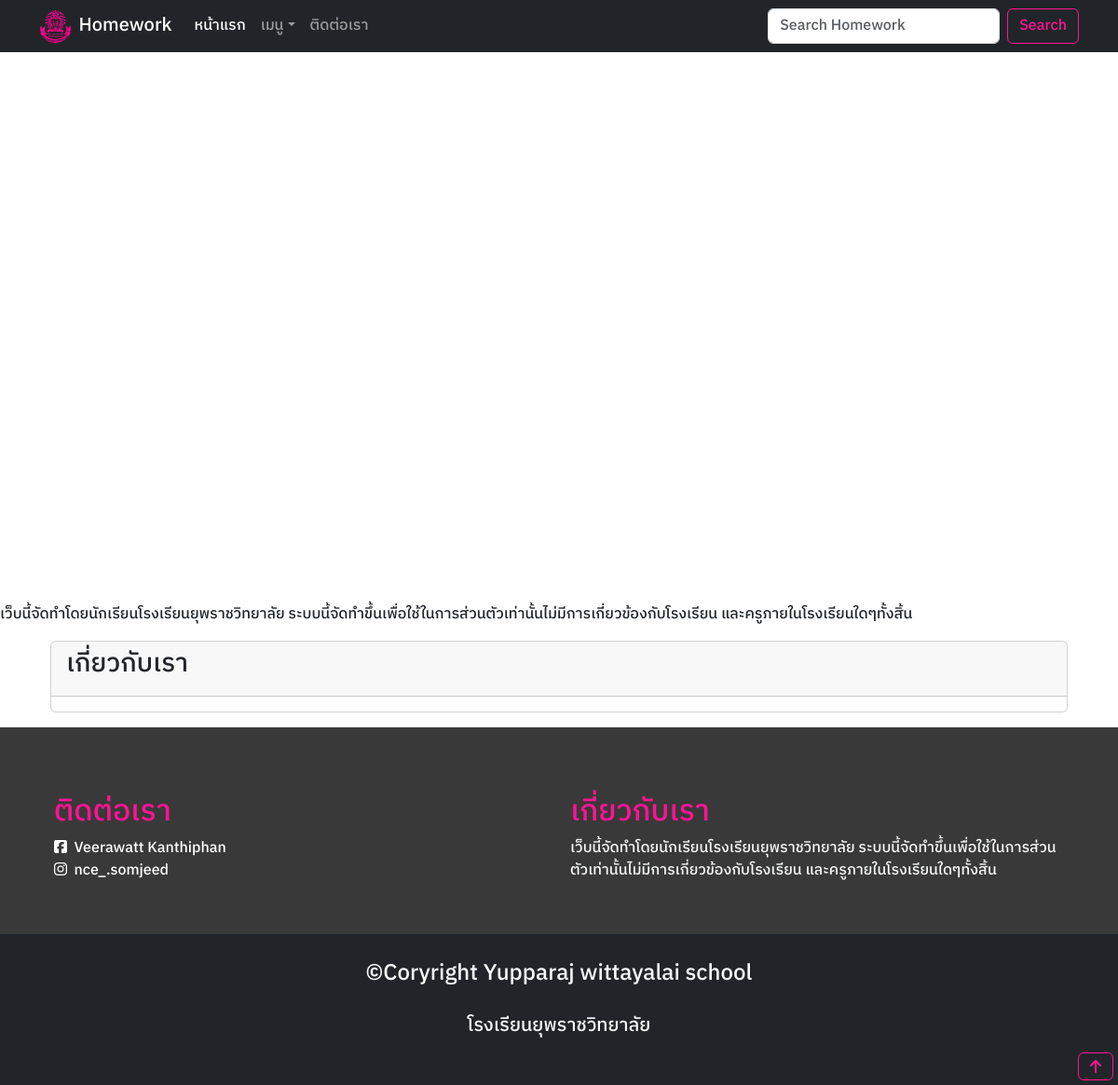
The page /about.php on the database as committed earlier.
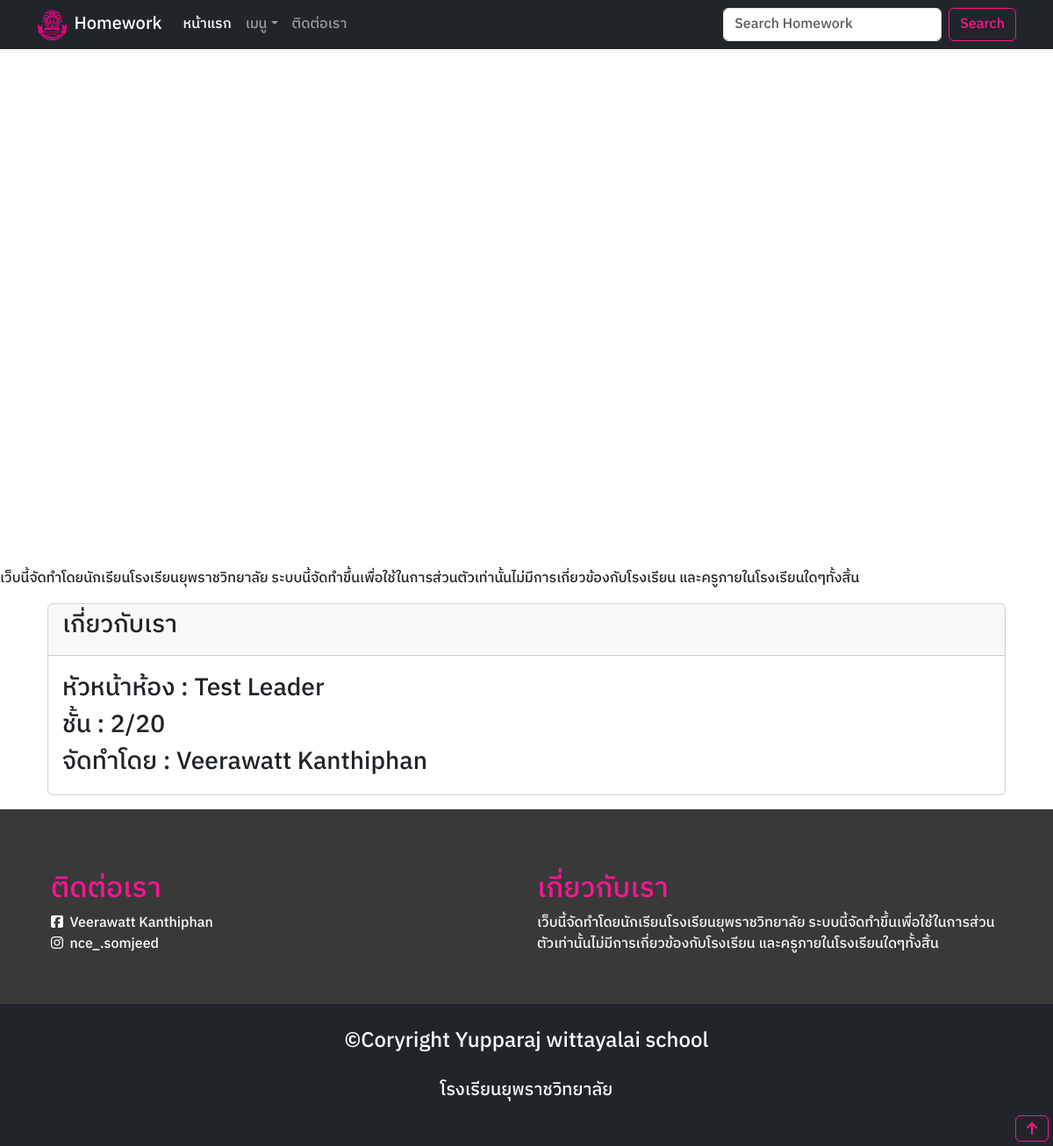
The same page on the database as committed later.
### tables this page shows
CREATE TABLE `web` (
  `id` int(11) NOT NULL,
  `leader` varchar(255) NOT NULL,
  `class` varchar(255) NOT NULL,
  `owner` varchar(255) NOT NULL
);

### about.php (the view, shortened to what this page needs)
<?php
require_once "config/conn-mysqli.php";
$sql = "SELECT * FROM web WHERE id = 1";
$result = $connect->query($sql);
?>
<!doctype html>
<html lang="en">
<head>
    <link rel="stylesheet" href="./Framework/bootstrap/css/bootstrap.min.css">
    <link rel="stylesheet" href="./style.css">
</head>
<body>
    <?php include_once('./header.php'); ?>
    <main>
        <div class="mt-5 mb-3">
            <?php include('./banner.php'); ?>
            <div class="container mt-3">
                <div class="container">
                    <div class="card mt-3">
                        <div class="card-header">
                            <h3 class="card-title">เกี่ยวกับเรา</h3>
                        </div>
                        <div class="row">
                            <div class="col-sm-12 col-lg-6">
                                <div class="m-3 fs-3">
                                    <?php while ($row = $result->fetch_assoc()) { ?>
                                        หัวหน้าห้อง : <?php echo $row['leader']; ?><br>
                                        ชั้น : <?php echo $row['class']; ?><br>
                                        จัดทำโดย : <?php echo $row['owner']; ?><br>
                                    <?php } ?>
                                </div>
                            </div>
                        </div>
                    </div>
                </div>
            </div>
        </div>
    </main>
    <?php include('./footer.php'); ?>
</body>
</html>

### header.php (shortened to what this page needs)
<header class="d-block">
    <nav class="navbar navbar-expand-lg fixed-top   navbar-dark bg-dark d-none d-lg-block ">
        <div class="container">
            <img src="./img/yrc_logo.png" class="logo" alt>&nbsp;&nbsp;
            <a class="navbar-brand" href="./index.php">Homework</a>
            <div class="collapse navbar-collapse" id="collapsibleNavId">
                <ul class="navbar-nav me-auto mt-2 mt-lg-0">
                    <li class="nav-item">
                        <a class="nav-link active" href="./index.php" aria-current="page">หน้าแรก <span class="visually-hidden">(current)</span></a>
                    </li>
                    <li class="nav-item dropdown">
                        <a class="nav-link dropdown-toggle" href="#" id="dropdownId" data-bs-toggle="dropdown" aria-haspopup="true" aria-expanded="false">เมนู</a>
                    </li>
                    <li class="nav-item">
                        <a class="nav-link" href="./about.php">ติดต่อเรา</a>
                    </li>
                </ul>
                <form class="d-flex my-2 my-lg-0" method="get" action="search.php">
                    <input class="form-control me-sm-2" type="text" name="k" placeholder="Search Homework">
                    <button class="btn btn-outline-primary my-2 my-sm-0" type="submit">Search</button>
                </form>
            </div>
        </div>
    </nav>
</header>

### banner.php
<video src="./banner/banner.mp4" muted loop autoplay playsinline class="w-100 d-block"></video>
<marquee behavior="left" class="w-100 d-block" direction="">เว็บนี้จัดทำโดยนักเรียนโรงเรียนยุพราชวิทยาลัย ระบบนี้จัดทำขึ้นเพื่อใช้ในการส่วนตัวเท่านั้นไม่มีการเกี่ยวข้องกับโรงเรียน และครูภายในโรงเรียนใดๆทั้งสิ้น</marquee>

### footer.php (shortened to what this page needs)
<footer>
    <div class="s-footer p-4 d-block">
        <div class="row row-cols-1 row-cols-lg-2 d-block d-lg-flex w-100 m-auto container p-3  mt-3">
            <div class="m-auto w-lg-50 col" style="overflow-wrap: break-word;">
                <h3 class="fs-2 " style="color: #FF1493;">ติดต่อเรา</h3>
                <a href="https://www.facebook.com/VeerawattNice/" class="footer-link"><i class="fa-brands fa-square-facebook"></i>&nbsp; Veerawatt Kanthiphan</a><br>
                <a href="https://www.instagram.com/nce_.somjeed/" class="footer-link"><i class="fa-brands fa-instagram"></i>&nbsp;  nce_.somjeed</a><br>
            </div>
            <div class="m-auto w-lg-50 col mt-3" style="overflow-wrap: break-word;">
                <h3 class="fs-2 " style="color: #FF1493;">เกี่ยวกับเรา</h3>
                <p class="text-light">เว็บนี้จัดทำโดยนักเรียนโรงเรียนยุพราชวิทยาลัย ระบบนี้จัดทำขึ้นเพื่อใช้ในการส่วนตัวเท่านั้นไม่มีการเกี่ยวข้องกับโรงเรียน และครูภายในโรงเรียนใดๆทั้งสิ้น</p>
            </div>
        </div>
    </div>
    <div class="bg-dark text-light text-center p-4">
        <div class="fs-4">&copy;Coryright Yupparaj wittayalai school</div><br>
        <div class="fs-5">โรงเรียนยุพราชวิทยาลัย</div><br>
    </div>
    <a name id class="btn btn-outline-primary bt" href="#" role="button"><i class="fa-solid fa-arrow-up"></i></a>
</footer>

### style.css (style rules this page uses)
body { font-family: ibm !important; background-color: white; }
a { text-decoration: none!important; }
.logo { width: 35px; height: 35px; border-radius: 100%; }
.btn-outline-primary { --bs-btn-font-weight: 500; --bs-btn-color: #FF1493; --bs-btn-border-color: #FF1493; --bs-btn-hover-color: #fff; --bs-btn-hover-bg: #FF1493; --bs-btn-hover-border-color: #FF1493 ; --bs-btn-focus-shadow-rgb: 13, 202, 240; --bs-btn-active-color: #FF1493; --bs-btn-active-bg: #FF1493; --bs-btn-active-border-color: #FF1493; --bs-btn-active-shadow: inset 0 3px 5px rgba(0, 0, 0, 0.125); --bs-btn-disabled-color: #FF1493; --bs-btn-disabled-bg: transparent; --bs-btn-disabled-border-color: #FF1493; --bs-gradient: none; }
.s-footer { background-color: rgb(57, 57, 57); }
.bt { position: fixed; right: 5px; bottom: 5px ; }
.footer-link { color: white; text-decoration: none; transition: all 0.3s; }

### footer.php (style rules this page uses)
.s-footer { background-color: rgb(57, 57, 57); color: #ffffff; }

Rows that differ between the two databases and show on the page:
added web: leader "Test Leader", class "2/20", owner "Veerawatt Kanthiphan"
